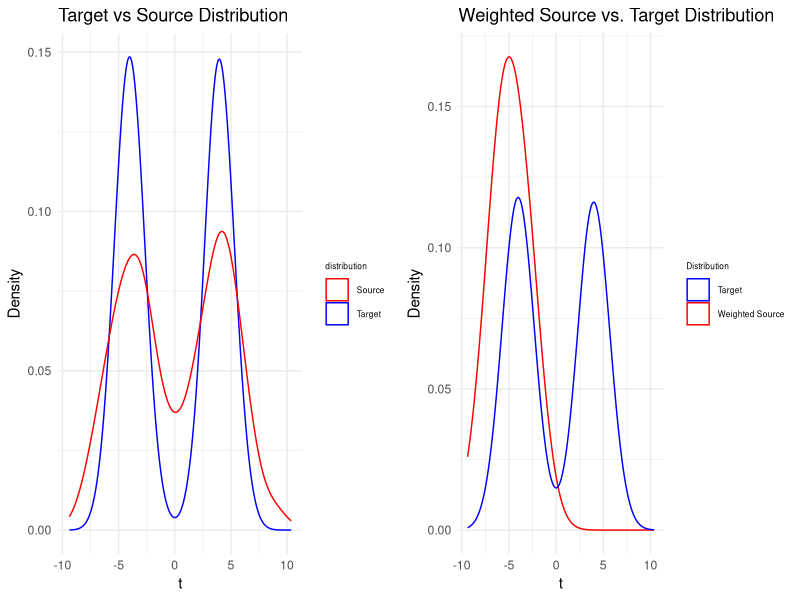

Source code (R):
## ---- chunk 1
knitr::opts_chunk$set(echo = TRUE)
library(quadprog)
library(ggplot2)
library(proxy)
library(gridExtra)
## ---- chunk 2
# Set seed for reproducibility
set.seed(123)

# Define dimensionality and direction vector
D <- 20
v <- seq_len(D)  # Example: v = (1, 2, ..., 20)

# Number of samples
n_source <- 1000
n_target <- 1000

# Function to generate mixture of Gaussians
mix_2_gaussian <- function(n, means, sds) {
  comps <- sample.int(2, size = n, replace = TRUE, prob = c(0.5, 0.5))
  rnorm(n, mean = means[comps], sd = sds[comps])
}

# Generate source and target t values
source_t <- mix_2_gaussian(n_source, c(-4, 4), c(2, 2))  # Higher variance
target_t <- mix_2_gaussian(n_target, c(-4, 4), c(1, 1))  # Lower variance

# Embed t into D dimensions
X_source <- outer(source_t, v)  # n_source x D
X_target <- outer(target_t, v)  # n_target x D
###################################################################################################
# # Define RBF kernel function
# rbf_kernel <- function(x, y, sigma = 1) {
#   exp(-sum((x - y)^2) / (2 * sigma^2))
# }
# 
# # Compute the kernel matrix K (Source-to-Source) using vectorized operations
# compute_kernel_matrix_rbf <- function(X, sigma = 1) {
#   # Compute pairwise squared Euclidean distances
#   distance_sq <- as.matrix(dist(X, method = "euclidean"))^2
#   # Compute RBF kernel
#   K <- exp(-distance_sq / (2 * sigma^2))
#   return(K)
# }
# 
# # Compute K using RBF kernel
# sigma <- 5  # Initial sigma; to be tuned
# K <- compute_kernel_matrix_rbf(X_source, sigma)
# 
# # Compute the k vector (Source-to-Target) using vectorized operations
# compute_k_vector_rbf <- function(X_target, X_source, sigma = 1) {
#   # Compute cross pairwise squared Euclidean distances
#   distance_sq <- proxy::dist(X_target, X_source, method = "euclidean")^2
#   # Compute RBF kernel
#   K_cross <- exp(-distance_sq / (2 * sigma^2))
#   # Average over target samples
#   k_vec <- colMeans(K_cross)
#   return(k_vec)
# }
# 
# # Compute k_vec using RBF kernel
# k_vec <- compute_k_vector_rbf(X_target, X_source, sigma)
###################################################################################################
linear_kernel <- function(x, y) {
  sum(x * y)
}

# --------------------------
# 2) Compute K (source-to-source) with the linear kernel
# --------------------------
compute_linear_kernel_matrix <- function(X_source) {
  # X_source is n_source x D
  # We'll compute an n_source x n_source kernel matrix
  # with K[i,j] = x_i · x_j
  # Efficient approach: K = X_source %*% t(X_source)
  K_lin <- X_source %*% t(X_source)
  K_lin
}

K <- compute_linear_kernel_matrix(X_source)

# --------------------------
# 3) Compute k_vec (source-to-target) with the linear kernel
# --------------------------
compute_k_vector_linear <- function(X_target, X_source) {
  # For each source row i, we want average dot product with all target rows
  # i.e., k[i] = (1 / n_target) sum_j (x_i · x_j_target)
  
  # We'll do this by matrix multiplication: X_source %*% t(X_target)
  # Then average across target rows
  cross_mat <- X_source %*% t(X_target)   # (n_source x n_target)
  
  # k_vec[i] = mean of cross_mat[i, ] over j
  # So we want colMeans if cross_mat is transposed, or rowMeans if cross_mat is n_source x n_target
  # cross_mat is n_source x n_target, so rowMeans => length n_source
  k_lin <- rowMeans(cross_mat)
  
  k_lin
}

k_vec <- compute_k_vector_linear(X_target, X_source)

# Define upper bound for weights
B <- 1000  # Adjust based on your requirements

# Number of source samples
n1 <- nrow(X_source)

lambda <- 1e-7
K_reg <- K + diag(lambda, nrow(K))
# Construct Dmat and dvec for quadprog
Dmat <- (2 / n1^2) * K_reg  # Multiply by 2 due to quadprog's 1/2 factor
dvec <- (2 / n1) * k_vec

# Constraints:
# 1. sum(w) = 1 (equality)
# 2. 0 <= w_i <= B (inequality)

# Define epsilon for the "soft" sum constraint
epsilon <- 1  # for example

# 0) We already have n1 = number of source samples,
#    B = upper bound, from your existing code

# 1) Build the inequality constraint matrix A_ineq, each row is one constraint
#    Then remember quadprog wants A = t(A_ineq) in the end.

A_ineq <- rbind(
  # (1) sum(w) >= n1(1 - epsilon) --> row is  +1 +1 +1 ... +1
  rep(1, n1),

  # (2) sum(w) <= n1(1 + epsilon) --> row is -1 -1 -1 ... -1
  -rep(1, n1),
  
  # (3) w_i >= 0 --> rows of the identity matrix
  diag(n1),
  
  # (4) w_i <= B --> -w_i >= -B --> rows of -diag(n1)
  -diag(n1)
)

# 2) Build the corresponding b_ineq
b_ineq <- c(
  # (1) sum(w) >= n1(1 - epsilon)
  n1 * (1 - epsilon),

  # (2) sum(w) <= n1(1 + epsilon) => -sum(w) >= -n1(1+epsilon)
  -n1 * (1 + epsilon),

  # (3) w_i >= 0 => 0
  rep(0, n1),

  # (4) w_i <= B => -w_i >= -B
  rep(-B, n1)
)

# 3) Transpose, because solve.QP expects A^T w >= b
Amat <- t(A_ineq)
bvec <- b_ineq

# 4) No equality constraints here => meq = 0
meq <- 0


# 5) Solve the QP
qp_solution <- solve.QP(Dmat, dvec, Amat, bvec, meq = meq)

# Extract the optimal weights
w_opt <- qp_solution$solution
w_opt[w_opt < 1e-12] <- 0

# Verify constraints
cat("Sum of weights:", sum(w_opt), "\n")  # Should be ~1
cat("All weights >= 0:", all(w_opt >= 0), "\n")  # Should be TRUE
cat("All weights <= B:", all(w_opt <= B), "\n")  # Should be TRUE

# Visualization: Weighted Source vs. Target Distribution
df_source_weighted <- data.frame(
  t = source_t,
  w = w_opt
)

df_target <- data.frame(t = target_t)

source_target <- ggplot() +
  geom_density(data = df_target, aes(x = t, color = "Target")) +
  geom_density(data = df_source_weighted, aes(x = t, color = "Source")) +
  scale_color_manual(
    name   = "distribution",  # this is the legend title
    values = c("Target" = "blue",
               "Source" = "red")
  ) +
  labs(x = "t", y = "Density", title = "Target vs Source Distribution") +
  theme_minimal() +
  theme(
    legend.title = element_text(size = 6),  # Smaller legend title
    legend.text  = element_text(size = 6)    # Smaller legend text
  )

estimation_true <- ggplot() +
  geom_density(data = df_source_weighted, aes(x = t, weight = w, color = "Weighted Source"), adjust = 1.5) +
  geom_density(data = df_target, aes(x = t, color = "Target"), adjust = 1.5) +
  scale_color_manual(
    name = "Distribution",
    values = c("Weighted Source" = "red", "Target" = "blue")
  ) +
  labs(
    x = "t",
    y = "Density",
    title = "Weighted Source vs. Target Distribution"
  ) +
  theme_minimal() +
  theme(
    legend.title = element_text(size = 6),  # Smaller legend title
    legend.text  = element_text(size = 6)    # Smaller legend text
  )

grid.arrange(source_target, estimation_true, ncol = 2)

## ---- chunk 3
compute_mmd2_weighted <- function(X_source, w_opt, X_target, kernel_func, ...) {
  n_s <- nrow(X_source)
  n_t <- nrow(X_target)
  
  # Convert w -> alpha, i.e. alpha_i = w_i / n_s
  alpha <- w_opt / n_s
  
  # For target, each sample has weight = 1/n_t
  beta <- rep(1 / n_t, n_t)
  
  # We'll compute the 3 sums in the MMD^2 formula:
  # sum_{i,i'} alpha_i alpha_i' K(x_i, x_i')
  # sum_{j,j'} beta_j beta_j' K(y_j, y_j')
  # sum_{i,j} alpha_i beta_j K(x_i, y_j)
  
  # 1) Weighted source-source part
  ss_sum <- 0
  for (i in 1:n_s) {
    for (i2 in 1:n_s) {
      ss_sum <- ss_sum + alpha[i] * alpha[i2] * kernel_func(X_source[i,], X_source[i2,], ...)
    }
  }
  
  # 2) Weighted target-target part
  tt_sum <- 0
  for (j in 1:n_t) {
    for (j2 in 1:n_t) {
      tt_sum <- tt_sum + beta[j] * beta[j2] * kernel_func(X_target[j,], X_target[j2,], ...)
    }
  }
  
  # 3) Cross term: sum_{i,j} alpha_i beta_j K(x_i, y_j)
  st_sum <- 0
  for (i in 1:n_s) {
    for (j in 1:n_t) {
      st_sum <- st_sum + alpha[i] * beta[j] * kernel_func(X_source[i,], X_target[j,], ...)
    }
  }
  
  # MMD^2 = ss_sum + tt_sum - 2 * st_sum
  mmd2 <- ss_sum + tt_sum - 2 * st_sum
  return(mmd2)
}

linear_kernel <- function(x, y) {
  sum(x * y)
}

mmd2_val <- compute_mmd2_weighted(
  X_source, w_opt, X_target,
  kernel_func = linear_kernel
)

cat("MMD^2 between weighted source & target = ", mmd2_val, "\n")
cat("MMD = ", sqrt(mmd2_val), "\n")
